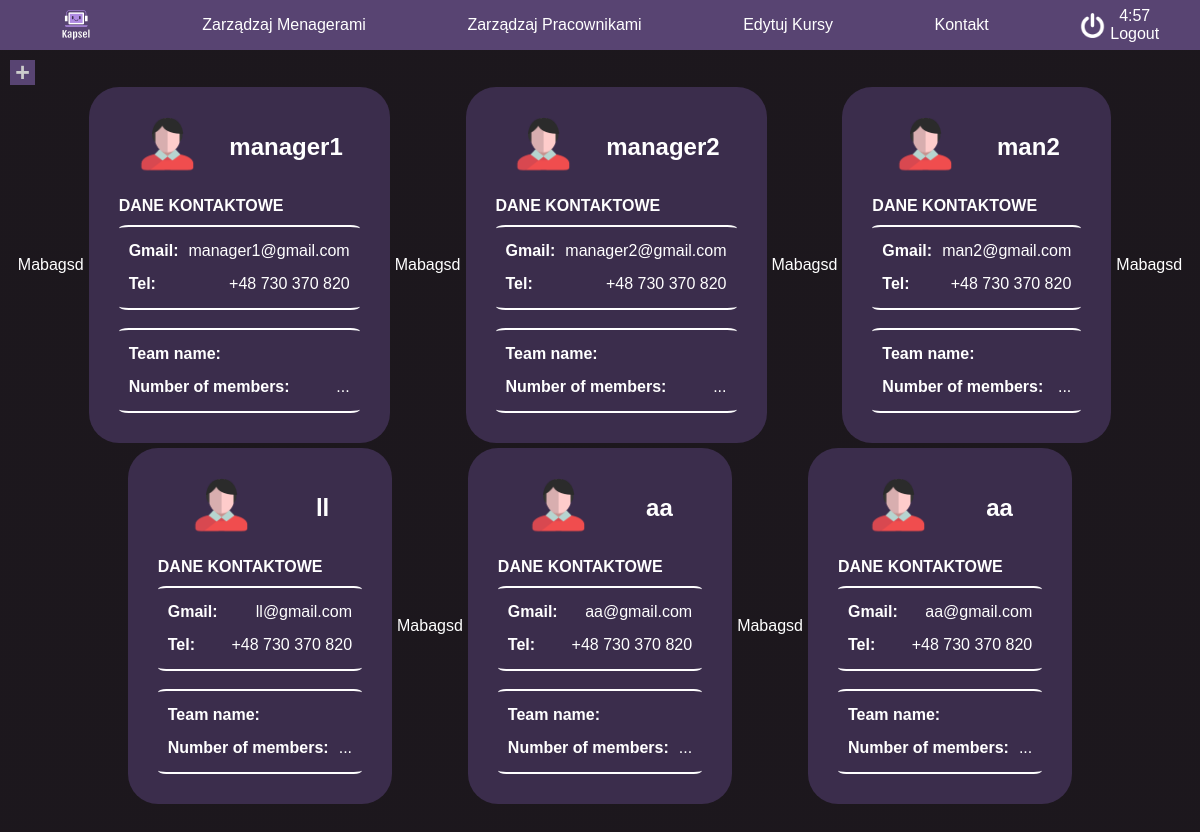
The app's page /manageManagers (signed in), older data.
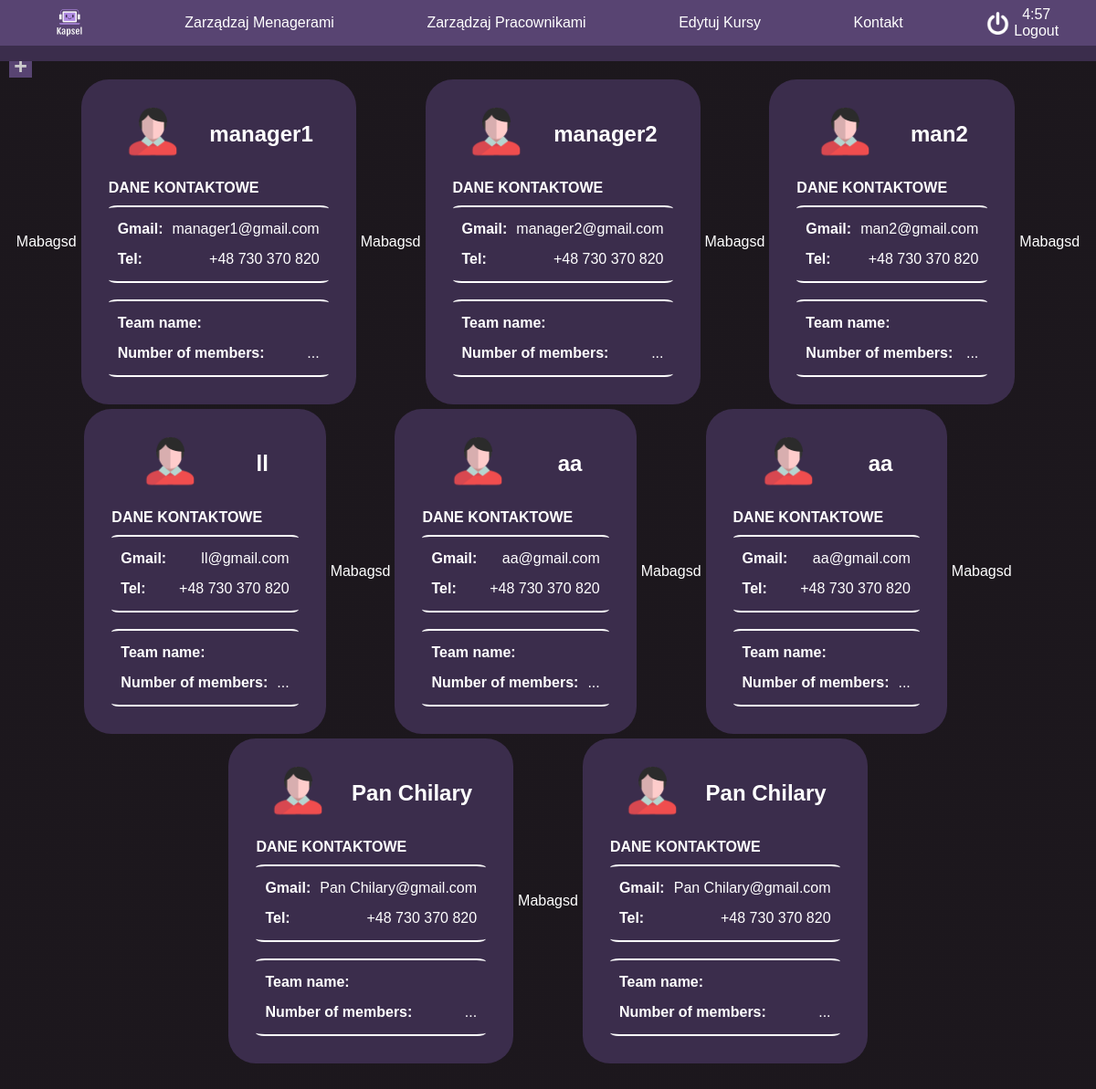
The same page, newer data.
### tables this page shows
CREATE TABLE "users"
(
    id       integer
        primary key autoincrement,
    username text,
    role     text,
    password text,
    team_id  integer
);

### app.py (the view, shortened to what this page needs)
@app.route('/manageManagers', methods=['GET', 'POST'])
def manege_managers():
    session["localization"] = "manege_managers"
    if not session.get("username"):
        return redirect("/login")
    if session.get("username") != 'admin':
        abort(403)
    cursor.execute("SELECT users.username FROM USERS WHERE users.role='manager'")
    managers = cursor.fetchall()
    return render_template('manageManagers.html', managers=managers, role=session.get("role"))

### templates/manageManagers.html (shortened to what this page needs)
<!DOCTYPE html>
<html lang="pl-PL">
<head id="ctl00_Head1">
    <link rel="stylesheet" href="/static/style/style.css">
    <link rel="stylesheet" href="/static/style/manageManagers.css">
    <link rel="stylesheet" href="/static/style/nav.css">
    <link rel="stylesheet" href="/static/style/kontakt.css">
</head>
<body class="CacheDetailsPage" >
    {% include 'navbar.html' %}
    <div id="container" class="container">
        <button id="addManager" onclick="addManager()"><p class="plas">+</p></button>
<div class="managersList" >
    <div id="list">
        {% for j in managers %}
        <p>Mabagsd</p>
        <div class="creator">
            <div class="name_pic">
                <div class="teamManagerIcon"></div>
                <h2>{{j[0]}}</h2>
            </div>
            <div class="contact">
                <b>DANE KONTAKTOWE</b>
            </div>
            <ol>
                <div class="dane">
                    <li>
                        <h4>Gmail:</h4>
                        <p>{{j[0]}}@gmail.com</p>
                    </li>
                    <li>
                        <h4>Tel:</h4>
                        <p>+48 730 370 820</p>
                    </li>
                </div>
                <br>
                <div class="dane">
                    <li>
                        <h4>Team name:</h4>
                    </li>
                    <li>
                        <h4>Number of members:</h4>
                        <p>...</p>
                    </li>
                </div>
            </ol>
        </div>
        {% endfor %}
        </div>
    </div>
    </div>
</body>
</html>

### templates/navbar.html (shortened to what this page needs)
<div id="nav">
    <nav>
        <ul>
            <li class="btn"><a href="/" id="logo"><div id="logoDiv"></div></a></li>
            {% if role=='admin' %}
            <li class="navBtn btn"><a href="manageManagers">Zarządzaj Menagerami</a></li>
            <li class="navBtn btn"><a href="manageUsers">Zarządzaj Pracownikami</a></li>
            <li class="navBtn btn"><a href="manageCourses">Edytuj Kursy</a></li>
            {% elif role == 'manager'%}
            <li class="navBtn btn"><a href="">Zarządzaj Pracownikami</a></li>
            <li class="navBtn btn"><a href="">Informacje</a></li>
            {% endif %}
            <li class="navBtn btn"><a href="kontakt">Kontakt</a></li>
            <li id="logoutLi" class="btn">
                <div class="horizontal">
                    <div id="logoutIcon"></div>
                    <div class="vertical">
                        <div id="timeout"></div>
                        <a href="/logout" id="logoutPageBtn">Logout</a>
                    </div>
                </div>
            </li>
        </ul>
    </nav>
</div>

### static/style/style.css (style rules this page uses)
* { margin:0; padding: 0; box-sizing: border-box; }
html, body { font-family: Helvetica, sans-serif; height: 100%; background-image: linear-gradient(rgba(19,14,20,0.8), rgba(19,14,20,0.8)), url(../icon/new-york-1745089_1920.jpg); background-position: center; background-size: cover; background-attachment: fixed; }
#container { color: white !important; }

### static/style/manageManagers.css (style rules this page uses)
* { padding: 0; margin: 0; box-sizing: border-box; }
.container { padding-top: 60px; width: 100vw; height: 100vh; transition-duration: .3s; }
#addManager { margin-left: 10px; width: 25px; height: 25px; font-weight: bold; font-size: 25px; background-color: var(--secbg); color: #ccc; border: none; transition-duration: .3s; }
#addManager>.plas { transform: translateY(-2px); }
#list { width: 100%; display: flex; flex-direction: row; flex-wrap: wrap; justify-content: center; align-items: center; gap: 5px; }
.teamManagerIcon { background-image: url(/static/icon/icon_user.png); width: 60px; height: 60px; background-repeat: no-repeat; background-size: cover; }

### static/style/nav.css (style rules this page uses)
* { margin:0; padding: 0; box-sizing: border-box; }
a { text-decoration: none; color:var(--white); }
#nav { z-index: 100000; position:fixed; top:0; display: flex; flex-direction: row; width: 100%; height: 5%; background-color: var(--bg); }
#logoDiv { background-image: url(/static/icon/LogoNoBg.png); background-size: 100% 100%; width: 50px; height: 50px; }
nav { width: 100%; height: 50px; display: flex; flex-direction: row; justify-content: center; align-items: center; }
nav > ul { display: flex; flex-direction: row; list-style-type: none; width: 100%; align-items: center; justify-content: space-around; height: 100%; background-color: var(--secbg); }
#timeout { color:white; }
.horizontal { display: flex; flex-direction: row; align-items: center; justify-content: center; gap: 5px; }
#logoutIcon { background-image: url(/static/icon/power.png); background-size: 100% 100%; width: 25px; height: 25px; }
li, li > a { display: flex; height: 100%; align-items: center; text-align: center; }
.btn { transition-duration: .3s; }
li > a { padding: 0px 10px; }

### static/style/kontakt.css (style rules this page uses)
* { margin:0; padding: 0; box-sizing: border-box; }
html, body { font-family: Helvetica, sans-serif; height: 100%; background-image: linear-gradient(rgba(19,14,20,0.8), rgba(19,14,20,0.8)), url(../icon/new-york-1745089_1920.jpg); background-position: center; background-size: cover; background-attachment: fixed; }
.creator { width: fit-content; height: fit-content; padding: 30px; background-color: var(--bg); border-radius: 30px; opacity: 0; animation: slideIn 0.75s forwards; }
.name_pic { display: flex; flex-direction: row; align-items: center; justify-content: space-around; text-align: center; margin-bottom: 20px; }
li h4 { margin-right: 10px; }
ol li { display: flex; flex-direction: row; margin-top: 15px; justify-content: space-between; }
.dane { border-top: var(--white) 2px solid; border-bottom: var(--white) 2px solid; border-radius: 4%; padding: 0 10px 15px 10px }
.contact { margin-bottom: 10px; }

### static/style/root.css (style rules this page uses)
:root { --bg: #3b2d4c; --white: white; --secbg: #584472; --details: #af8ae2; --dark: #191420; }

Row changes from the older to the newer data that the page shows:
added users: username "Pan Chilary"
added users: username "Pan Chilary"
